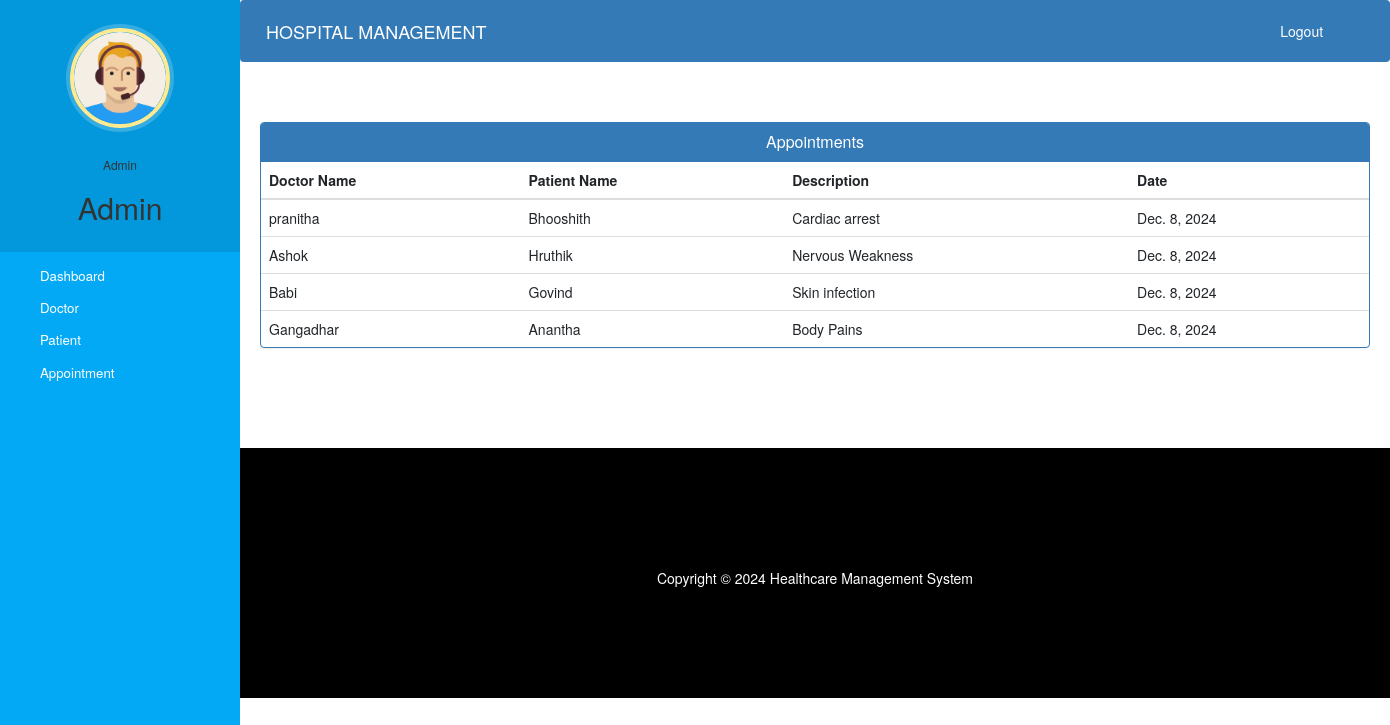
/admin-view-appointment (signed in), run on the app's committed database.
### hospital/models.py (models this page shows)
class Appointment(models.Model):
    patientId=models.PositiveIntegerField(null=True)
    doctorId=models.PositiveIntegerField(null=True)
    patientName=models.CharField(max_length=40,null=True)
    doctorName=models.CharField(max_length=40,null=True)
    appointmentDate=models.DateField(auto_now=True)
    description=models.TextField(max_length=500)
    status=models.BooleanField(default=False)

### hospital/views.py (the view)
# urls.py: path('admin-view-appointment', views.admin_view_appointment_view,name='admin-view-appointment'),
@login_required(login_url='adminlogin')
@user_passes_test(is_admin)
def admin_view_appointment_view(request):
    appointments=models.Appointment.objects.all().filter(status=True)
    return render(request,'hospital/admin_view_appointment.html',{'appointments':appointments})

### hospital/views.py (called while the page is built)
def is_admin(user):
    return user.groups.filter(name='ADMIN').exists()

### templates/hospital/admin_view_appointment.html (shortened to what this page needs)
{% extends 'hospital/admin_base.html' %}
{% block content %}
<head>
  <link href="//netdna.bootstrapcdn.com/bootstrap/3.0.0/css/bootstrap.min.css" rel="stylesheet" id="bootstrap-css">
</head>
<div class="container">
  <div class="panel panel-primary">
    <div class="panel-heading">
      <h6 class="panel-title">Appointments</h6>
    </div>
    <table class="table table-hover" id="dev-table">
      <thead>
        <tr>
          <th>Doctor Name</th>
          <th>Patient Name</th>
          <th>Description</th>
          <th>Date</th>
        </tr>
      </thead>
      {% for a in appointments %}
      <tr>
        <td> {{a.doctorName}}</td>
        <td>{{a.patientName}}</td>
        <td>{{a.description}}</td>
        <td>{{a.appointmentDate}}</td>
      </tr>
      {% endfor %}
    </table>
  </div>
</div>
{% endblock content %}

### templates/hospital/admin_base.html (shortened to what this page needs)
<!DOCTYPE html>
{% load static %}
<html lang="en">
<head>
  <link rel="stylesheet" href="https://stackpath.bootstrapcdn.com/bootstrap/4.3.1/css/bootstrap.min.css">
  <link rel="stylesheet" href="https://maxcdn.bootstrapcdn.com/font-awesome/4.7.0/css/font-awesome.min.css">
  <link rel="stylesheet" href="{% static '/style.css' %}">
</head>
<body>
  <nav class="menu" tabindex="0">
    <header class="avatar">
      <img src="{% static "images/adminpropic.png" %}" />
      <br><br>
      <h6>Admin</h6>
      <h2>{{request.user.first_name}}</h2>
    </header>
    <ul>
      <li tabindex="0" class="icon-dashboard"> <a style="color:white; text-decoration:none;" href="/admin-dashboard"><span>Dashboard</span></a> </li>
      <li tabindex="0" class="icon-customers"> <a style="color:white; text-decoration:none;" href="/admin-doctor"><span>Doctor</span></a></li>
      <li tabindex="0" class="icon-users"> <a style="color:white; text-decoration:none;" href="/admin-patient"><span>Patient</span></a></li>
      <li tabindex="0" class="icon-calendar"> <a style="color:white; text-decoration:none;" href="/admin-appointment"><span>Appointment</span></a></li>
    </ul>
  </nav>
  <main>
    <div class="bs-example">
      <nav class="navbar navbar-expand-md  navbar-dark fixed-top" style="background:#337AB7;">
        <a href="/admin-dashboard" class="navbar-brand">HOSPITAL MANAGEMENT</a>
        <div class="collapse navbar-collapse justify-content-between" id="navbarCollapse">
          <div class="navbar-nav" style=" margin-left: 90%;">
           <a href="{% url 'logout' %}" style="color: white; text-decoration: none;">Logout</a>
          </div>
        </div>
      </nav>
    </div>
    <br><br>
    {% block content %}
    {% endblock content %}
    <br><br><br><br>
    <footer>
      <br>
      <div class="container">
        <div class="row">
          <div class="col-md-12 col-sm-12">
            <div style="color:#ffffff;" class="wow fadeInUp footer-copyright">
              <p>
                Copyright &copy; 2024 Healthcare Management System </p>
            </div>
          </div>
        </div>
      </div>
    </footer>
  </main>
</body>
</html>

### static/style.css (style rules this page uses)
body { padding-left: 240px; }
main { position: relative; height: 100vh; }
.menu { background: #5bc995; height: 100vh; width: 240px; position: fixed; top: 0px; left: 0; z-index: 5; outline: none; }
.menu .avatar { background: rgba(0, 0, 0, 0.1); padding: 2em 0.5em; text-align: center; }
.menu .avatar img { width: 100px; border-radius: 50%; overflow: hidden; border: 4px solid #ffea92; box-shadow: 0 0 0 4px rgba(255, 255, 255, 0.2); }
.menu .avatar h2 { font-weight: normal; margin-bottom: 0; }
.menu ul { list-style: none; padding: 0.5em 0; margin: 0; }
.menu ul li { padding: 0.5em 1em 0.5em 3em; font-size: 0.95em; font-weight: regular; background-repeat: no-repeat; background-position: left 15px center; background-size: auto 20px; transition: all 0.15s linear; cursor: pointer; }
.menu ul li.icon-dashboard { background-image: url("http://www.entypo.com/images//gauge.svg"); }
.menu ul li.icon-customers { background-image: url("http://www.entypo.com/images//briefcase.svg"); }
.menu ul li.icon-users { background-image: url("http://www.entypo.com/images//users.svg"); }
.menu ul li.icon-calendar { background-image: url("http://www.entypo.com/images//calendar.svg"); }

### templates/hospital/admin_base.html (style rules this page uses)
a:link { text-decoration: none; }
a { color: white; }
footer { padding: 0px 0px 0px 0px; background-color: black; margin: 0px; }
p { text-align: center; }
body { padding-left: 240px; }
main { position: relative; height: 100vh; }
.menu { background: #03a9f4; height: 100vh; width: 240px; position: fixed; top: 0px; left: 0; z-index: 5; outline: none; }
.menu .avatar { background: rgba(0, 0, 0, 0.1); padding: 2em 0.5em; text-align: center; }
.menu .avatar img { width: 100px; border-radius: 50%; overflow: hidden; border: 4px solid #ffea92; box-shadow: 0 0 0 4px rgba(255, 255, 255, 0.2); }
.menu .avatar h2 { font-weight: normal; margin-bottom: 0; }
.menu ul { list-style: none; padding: 0.5em 0; margin: 0; }
.menu ul li { padding: 0.5em 1em 0.5em 3em; font-size: 0.95em; font-weight: regular; background-repeat: no-repeat; background-position: left 15px center; background-size: auto 20px; transition: all 0.15s linear; cursor: pointer; }
.menu ul li.icon-dashboard { background-image: url("http://www.entypo.com/images//gauge.svg"); }
.menu ul li.icon-customers { background-image: url("http://www.entypo.com/images//briefcase.svg"); }
.menu ul li.icon-users { background-image: url("http://www.entypo.com/images//users.svg"); }
.menu ul li.icon-calendar { background-image: url("http://www.entypo.com/images//calendar.svg"); }

### templates/hospital/admin_view_appointment.html (style rules this page uses)
a:link { text-decoration: none; }
h6 { text-align: center; }
.row { margin: 100px; }

### data on the page
Appointment: doctorName "pranitha", patientName "Bhooshith", description "Cardiac arrest", appointmentDate "Dec. 8, 2024"
Appointment: doctorName "Ashok", patientName "Hruthik", description "Nervous Weakness", appointmentDate "Dec. 8, 2024"
Appointment: doctorName "Babi", patientName "Govind", description "Skin infection", appointmentDate "Dec. 8, 2024"
Appointment: doctorName "Gangadhar", patientName "Anantha", description "Body Pains", appointmentDate "Dec. 8, 2024"

### other printed values
{{ request.user.first_name }} "Admin"
